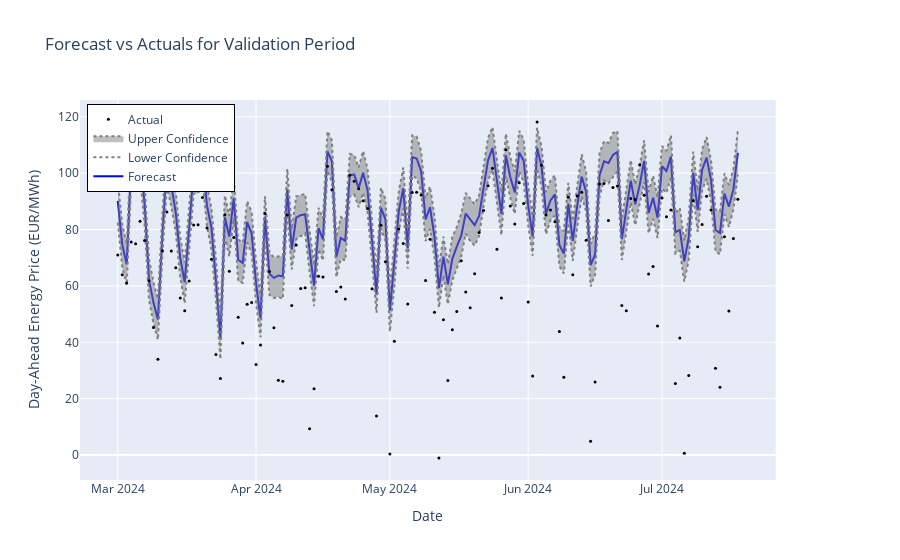

The notebook cell saved with this chart:
### Code cell
import plotly.graph_objs as go
from plotly.subplots import make_subplots

# Define the validation period start and end dates
valid_data.reset_index(inplace=True)
validation_start = valid_data['ds'].min()
validation_end = valid_data['ds'].max()

# Filter forecast to validation period
validation_forecast = forecast[(forecast['ds'] >= validation_start) & (forecast['ds'] <= validation_end)]

# Filter historical data to validation period
validation_actuals = valid_data[(valid_data['ds'] >= validation_start) & (valid_data['ds'] <= validation_end)]

# Create a figure with subplots
fig = make_subplots(specs=[[{"secondary_y": True}]])

# Add traces for forecast and actual data
fig.add_trace(
    go.Scatter(x=validation_forecast['ds'], y=validation_forecast['yhat'], name='Forecast', mode='lines', line=dict(color='blue')),
    secondary_y=False,
)

fig.add_trace(
    go.Scatter(x=validation_forecast['ds'], y=validation_forecast['yhat_lower'], name='Lower Confidence', mode='lines', line=dict(color='gray', dash='dot')),
    secondary_y=False,
)

fig.add_trace(
    go.Scatter(x=validation_forecast['ds'], y=validation_forecast['yhat_upper'], name='Upper Confidence', mode='lines', line=dict(color='gray', dash='dot'), fill='tonexty'),
    secondary_y=False,
)

fig.add_trace(
    go.Scatter(x=validation_actuals['ds'], y=validation_actuals['y'], name='Actual', mode='markers', marker=dict(color='black', size=3)),
    secondary_y=False,
)

# Set graph title and axis labels
fig.update_layout(
    title='Forecast vs Actuals for Validation Period',
    xaxis_title='Date',
    yaxis_title='Day-Ahead Energy Price (EUR/MWh)',
    legend=dict(x=0.01, y=0.99, bordercolor="Black", borderwidth=1)
)

# Show plot
fig.show()

### Figure 1 — Plotly figure (JSON) as saved in the notebook; plotly's stock layout.template omitted (floating-point values rounded to 4 significant figures; data arrays with more than 128 entries replaced by an {"elided": "..."} marker saying what was removed)
{"data": [{"line": {"color": "blue"}, "mode": "lines", "name": "Forecast", "type": "scatter", "x": {"elided": "140 str values"}, "xaxis": "x", "y": {"elided": "140 float values"}, "yaxis": "y"}, {"line": {"color": "gray", "dash": "dot"}, "mode": "lines", "name": "Lower Confidence", "type": "scatter", "x": {"elided": "140 str values"}, "xaxis": "x", "y": {"elided": "140 float values"}, "yaxis": "y"}, {"fill": "tonexty", "line": {"color": "gray", "dash": "dot"}, "mode": "lines", "name": "Upper Confidence", "type": "scatter", "x": {"elided": "140 str values"}, "xaxis": "x", "y": {"elided": "140 float values"}, "yaxis": "y"}, {"marker": {"color": "black", "size": 3}, "mode": "markers", "name": "Actual", "type": "scatter", "x": {"elided": "140 str values"}, "xaxis": "x", "y": {"elided": "140 float values"}, "yaxis": "y"}], "layout": {"legend": {"bordercolor": "Black", "borderwidth": 1, "x": 0.01, "y": 0.99}, "title": {"text": "Forecast vs Actuals for Validation Period"}, "xaxis": {"anchor": "y", "domain": [0, 0.94], "title": {"text": "Date"}}, "yaxis": {"anchor": "x", "domain": [0, 1], "title": {"text": "Day-Ahead Energy Price (EUR/MWh)"}}, "yaxis2": {"anchor": "x", "overlaying": "y", "side": "right"}}}
